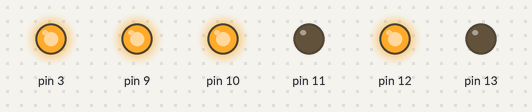
Simulated run of this sketch. Board: Arduino Uno, built with avr-gcc and run on an emulated ATmega328P. Shown: output pins drawn as LEDs (lit = HIGH).

Above: at 0.1 s.
Timing chart, 0 to 1.6 s (numbered marks = the images above):
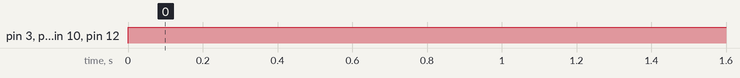

Measured:
- by itself, pin 3, pin 9, pin 10, pin 12: LOW → HIGH at 0.00 s

The sketch:

motor_PID_test.ino
```cpp
#include <PID_v1.h>

/* HOW TO USE:
  1) create global motor variable
  2) initialize motor variable in setup()
  3) enable motor
  4) set the pid tunings
  5) use move() to move the motor (open loop)
  6) use PIDmove() to move the motor (closed loop)

*/
struct Drivemotor{
  public:
  //static Drivemotor* instance;   // Static instance pointer for ISR
  //pins
  byte enPin; //enable
  byte dir1Pin; //direction
  byte dir2Pin;
  byte pwmPin; //speed
  byte Apin; //feedback
  byte Bpin;

  //variables
  //stuff for encoder and interrupt
  volatile double encoderCount = 0; //input to pid
  bool BpinState = 0;


  double setpoint = 0; //setpoint for pid
  double output = 0;//figure out pid controll connections. perhaps pid init funciton
  int maxSpeed = 255;

  PID pid;

  Drivemotor() : pid(&encoderCount, &output, &setpoint, 1, 0, 0, DIRECT) {}

  //functions
  void initialize(int en,int d1,int d2,int pwm,int a,int b){
    enPin = en;
    dir1Pin = d1;
    dir2Pin = d2;
    pwmPin = pwm;
    Apin = a;
    Bpin = b;

    //define pinmode
    pinMode(enPin,OUTPUT);
    pinMode(dir1Pin,OUTPUT);
    pinMode(dir2Pin,OUTPUT);
    pinMode(pwmPin,OUTPUT);
    pinMode(Apin,INPUT_PULLUP); //maybe just regular inputs?
    pinMode(Bpin,INPUT_PULLUP);
    //attachInterrupt(digitalPinToInterrupt(Apin),ISRfunction,RISING);
    pid.SetMode(AUTOMATIC);
  }

  void enable(){
    digitalWrite(enPin, HIGH);
  }

  void disable(){
    digitalWrite(enPin, LOW);
  }

  void setMaxSpeed(int s){
    maxSpeed = s;
  }

  void move(int mag, int dir){
    switch(dir){
      case -1:
        digitalWrite(dir1Pin,LOW);
        digitalWrite(dir2Pin,HIGH);
        break;
      case 0:
        digitalWrite(dir1Pin,LOW);
        digitalWrite(dir2Pin,LOW);
        break;
      case 1:
        digitalWrite(dir1Pin,HIGH);
        digitalWrite(dir2Pin,LOW);
        break;
    }

    if(mag > maxSpeed){
      mag = maxSpeed;
    }
    analogWrite(pwmPin,mag);
  }

  void PIDmove(double s){
    setpoint = s;
    pid.SetOutputLimits(s-256,s+256);
    pid.Compute();
    //constrain and separate output
    int mag = abs(output);
    int dir = output/mag; //forward or reverse
    move(mag, dir);
  }
};

Drivemotor leftDrive;
Drivemotor rightDrive;

void leftEncoder(){
  //the interrupt is triggered by the A signal
  //direction is determined by the B signal
    leftDrive.BpinState = digitalRead(leftDrive.Bpin);
    if(leftDrive.BpinState == true){
      leftDrive.encoderCount++;
    }else{
      leftDrive.encoderCount--;
    }

}

void rightEncoder(){
  //the interrupt is triggered by the A signal
  //direction is determined by the B signal
    rightDrive.BpinState = digitalRead(rightDrive.Bpin);
    if(rightDrive.BpinState == true){
      rightDrive.encoderCount++;
    }else{
      rightDrive.encoderCount--;
    }

}

void setup() {
  Serial.begin(115200);
  // put your setup code here, to run once:
  leftDrive.initialize(52,10,11,9,20,21);
  attachInterrupt(digitalPinToInterrupt(leftDrive.Apin),leftEncoder,RISING);
  leftDrive.maxSpeed = 255;
  leftDrive.enable();
  leftDrive.pid.SetTunings(1.11,4.44,0.07); //1.85 for ultamate gain

  rightDrive.initialize(50,13,12,3,19,18);
  attachInterrupt(digitalPinToInterrupt(rightDrive.Apin),rightEncoder,RISING);
  rightDrive.maxSpeed = 255;
  rightDrive.enable();
  rightDrive.pid.SetTunings(1.11,4.44,0.07); //1.85 for ultamate gain

}


void loop() {
  // put your main code here, to run repeatedly:
  //leftDrive.move(50,0);

  leftDrive.PIDmove(200);//encoder ticks
  rightDrive.PIDmove(-200);

  delay(10);
}
```
